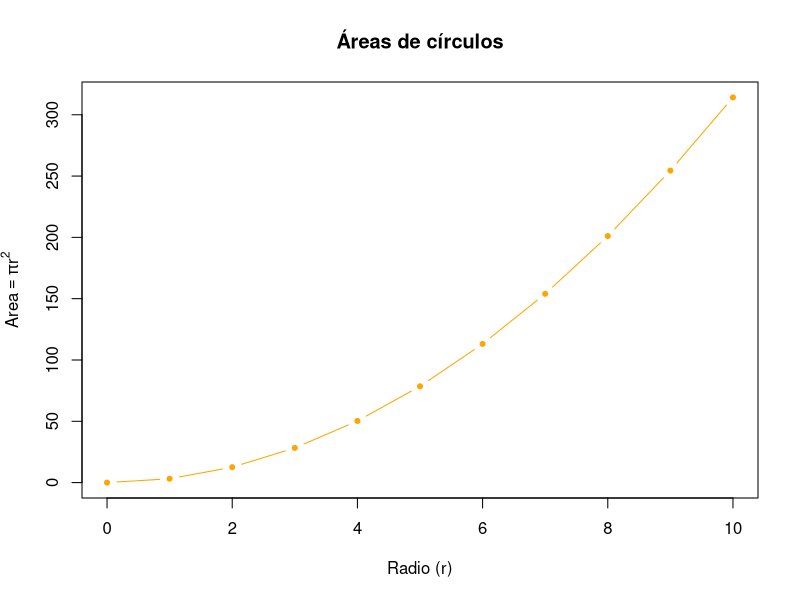

This figure's R source:
v <- c(4,2,-8)
print(v)
frutas <- c(15, 100, 2, 30)
names(frutas) <- c("naranja", "pera", "manzana", "durazno")
print(frutas)
frutas["manzana"] <- 8
print(frutas)

u <- 2:33
v <- c(4, 5, 6)
w <- c(u, v)
print(u,v,w)

# CONSTRUCCION DE MATRICES
(m <- 11:30) # Un vector con 20 números
# Para convertirla en matriz simplemente se especifica el atributo dim
dim(m) <- c(4,5)
m
rownames(m) <- c("uno", "dos", "tres", "cuatro" )
colnames(m) <- c('UNO','DOS','TRES','CUATRO','CINCO')
m 

m1 <- rbind(c(1.5, 3.2, -5.5), c(0, -1.1, 60))
m1

# install.packages('tidyverse')

library(tidyverse)

radio <- 0:10 # Vector de radios
area <- pi*radio^2 # Vector de áreas
tit <- "Áreas de círculos" # Título del gráfico
plot(radio, area, # x=radio y=area
type="b", # "both", puntos y líneas
main=tit,
xlab="Radio (r)",
ylab=expression(Area == pi*r^2), # Una expresión
col="orange", # color (naranja)
pch=20) # tipo de símbolo para punto

# Operaciones con matrices
(A <- matrix(1:6, 3, 2))
(B <- rbind(7:9, 10:12))
A %*% B
# Matriz traspuesta
t(A)

# FACTORES Y CADENAS DE CARACTERES
persona <- c("Hugo", "Paco", "Luis", "Petra", "Maria", "Fulano",
"Sutano", "Perengano", "Metano", "Etano", "Propano")
mes.nacimiento <- c("Dic", "Feb", "Oct", "Mar", "Feb", "Nov",
"Abr", "Dic", "Feb", "Oct", "Dic")
print(persona[7]); print(mes.nacimiento[7])
# Uso de paste()
paste(persona[7], "nacio en el mes de", mes.nacimiento[7])

# Funcion de conversion as.factor()
Fmes.nacimiento <- as.factor(mes.nacimiento)
Fmes.nacimiento
# y generamos ahora la impresión con el factor
paste(persona[7], "nació en el mes de", Fmes.nacimiento[7])
# La función table() toma típicamente como argumento un factor y regresa
# como resultado justamente la frecuencia de aparición de los 
# niveles en el vector de índices.
table(Fmes.nacimiento)
# Incluimos todos los meses en la tabla de frecuencias
meses <- c("Ene","Feb","Mar","Abr","May","Jun","Jul","Ago",
"Sep","Oct","Nov","Dic")
# Se incluyen meses que no están el el vector original
FFmes.nacimiento <- factor(mes.nacimiento, levels=meses)
FFmes.nacimiento
# Ahora la tabla de frecuencias es:
table(FFmes.nacimiento)

# Acceso a los elementos de un factor
# Un elemento individual del factor:
Fmes.nacimiento[10]
# Un elemento individual de los niveles:
levels(Fmes.nacimiento)[3]

# LISTAS Una lista, de la clase list, es una clase de datos que puede 
# contener cero o más elementos, cada uno de los cuales puede ser 
# de una clase distinta. 
familia <- list("Maria", "Juan", 10, c("Hugo", "Petra"), c(8,6))
familia
familia <- list(madre="Maria", padre="Juan", casados=10,
hijos=c("Hugo", "Petra"), edades=c(8, 6))
familia
# Acceso a los elementos individuales de una lista
familia$madre
familia[['madre']]
# Acceso de escritura
familia[['padre']] <- 'Juan Pedro'
familia$padre
familia$"madre" <- "Maria Candelaria"
mm <- "madre"
familia[[mm]]
familia[[ paste("ma", "dre", sep="") ]]

## DATA FRAMES
# Un data frame es una lista, cuyos componentes pueden ser vectores,
# matrices o factores. 
(m <- cbind(ord=1:3, edad=c(30L, 26L, 9L)) )
(v <- c(1.80, 1.72, 1.05) )
df <- data.frame(familia=c("Padre", "Madre", "Hijo"),m, estatura=v)
df 

# Usamos read.table()
mi.tabla <- read.table('Rtext.txt')
colnames(mi.tabla)
rownames(mi.tabla)
mi.tabla$Piso
mi.tabla[[2]]
mi.tabla[2]
mi.tabla[3, 2]
mi.tabla[3, 2] <- 106
mi.tabla
mi.tabla$Calentador
class(mi.tabla$Calentador)
mi.tabla$Total <- mi.tabla$Precio * mi.tabla$Area
mi.tabla
